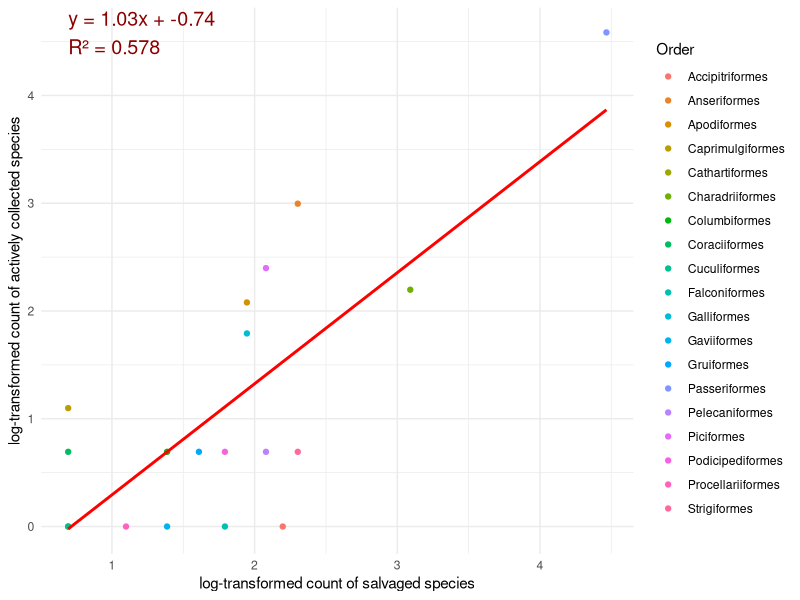
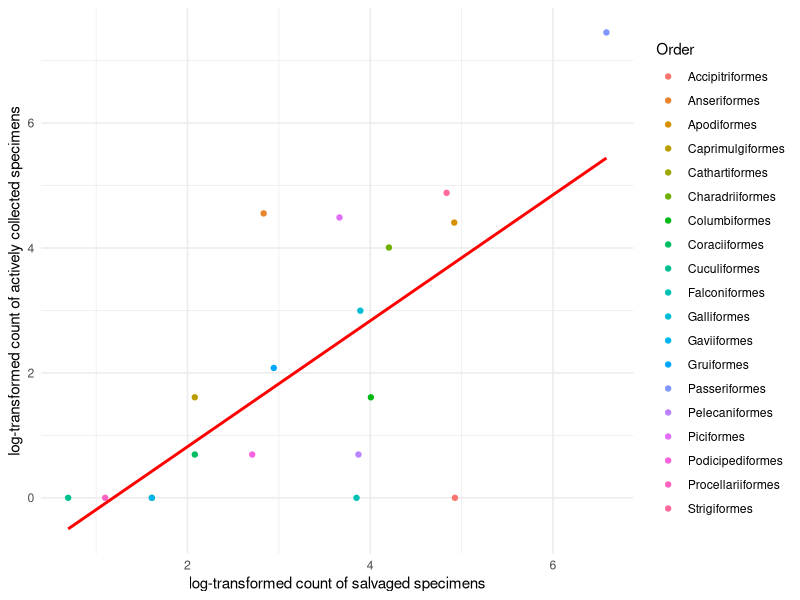

Write R code to recreate these figures, in order.
library(tidyverse)
library(dplyr)
library(ggplot2)

### read in cleaned csv file 
Arctos_all<-read.csv("./Data/Arctos_all.csv")
keeps<-c("coll_method","genus_species")
Arctos_all<-Arctos_all[keeps]

### import NACC species list
NACC <-read.csv("./Data/NACC_list_species.csv")

### select columns to keep in NACC for specimen tally (order, family, species)
keeps<-c("order","family","species")
species_list<-NACC[keeps]

##rename column
colnames(species_list)[3] = "genus_species"

### merge to Arctos_all by genus_species
Arctos_orders <- merge(Arctos_all, species_list, by="genus_species")

## investigate unmatched entries
unmatched <- anti_join(Arctos_all, species_list, by="genus_species")
### get specimen count per order
specimen_count<-Arctos_orders%>% group_by(order, coll_method) %>% 
  summarize(count=n())

##get counts for species by order in NACC
Order_species_count <- NACC %>% 
  filter(!is.na(species)) %>%
  group_by(species) %>% 
  summarise(order = first(order), n = n())

## rename columns
colnames(Order_species_count)[1]<- "genus_species"

## merge NACC Order_species_count with Arctos_all by genus_species
Arctos_order_species <- left_join(Arctos_all, Order_species_count, by = "genus_species")

## select columns to keep
keeps<-c("coll_method", "order","genus_species")
Arctos_order_species<-Arctos_order_species[keeps]

## remove NA's
Arctos_order_species<- Arctos_order_species %>% filter(!is.na(order))

## now count species per order
species_count<- Arctos_order_species %>% 
  filter(!is.na(genus_species)) %>%
  group_by(order, genus_species,coll_method) %>% 
  summarize(count=n())

species_count_per_order<- species_count %>% 
  group_by(order,coll_method) %>% 
  summarize(count=n())
## write to csv
write.csv(specimen_count, "./Data/specimens_per_order_all.csv")
write.csv(species_count_per_order, "./Data/species_per_order_all.csv")

### NOTE: need to remove weird first column if re-importing csv files
#specimen_count[1] <- NULL
#species_count_per_order[1] <- NULL

### build a scatter plot; active vs salvage number of species per order
## pivot table
order_species_wide <- species_count_per_order %>%
  pivot_wider(names_from = coll_method,  # Create new columns from 'Category'
              values_from = count,    # Fill them with 'Value'
              values_fill = 0)

order_specimens_wide <- specimen_count %>%
  pivot_wider(names_from = coll_method,  # Create new columns from 'Category'
              values_from = count,    # Fill them with 'Value'
              values_fill = 0)

## log transform data (very skewed)
order_species_wide$log_active <- log(order_species_wide$active+1)
order_species_wide$log_salvage <- log(order_species_wide$salvage+1)

order_specimens_wide$log_active <- log(order_specimens_wide$active+1)
order_specimens_wide$log_salvage <- log(order_specimens_wide$salvage+1)

## test for correlations
cor.test(order_species_wide$log_active,order_species_wide$log_salvage)#Correlation is negative and significant. There is an inverse correlation between salvage and active specmien counts.
## report effect size, p-value, se
cor.test(order_specimens_wide$log_active,order_specimens_wide$log_salvage)#Correlation is negative and significant. There is an inverse correlation between salvage and active specmien counts.


## set up equations
# Fit linear model
model <- lm(log_active ~ log_salvage, data = order_species_wide)
coeff <- coef(model)  # Extract slope and intercept
r_squared <- summary(model)$r.squared  # R² value

# Create equation text
eq_text <- paste0("y = ", round(coeff[2], 2), "x + ", round(coeff[1], 2), 
                  "\nR² = ", round(r_squared, 3))
## now plot
ggplot(data = order_species_wide, aes(x = log_salvage, y = log_active, color = order)) +
    # Scatterplot with point size
  geom_point() +
  geom_smooth(method = "lm", color = "red", se = FALSE)+
  # Show dots
  #geom_text(
    #label=order_species_wide$order, 
    #nudge_x = 0.1, nudge_y = 0.1, 
    #check_overlap = T, size = 2
 # )+
  annotate("text", x = min(order_species_wide$log_salvage), y = max(order_species_wide$log_active), label = eq_text, hjust = 0, size = 5, color = "darkred")+
  labs( 
       x = "log-transformed count of salvaged species", 
       y = "log-transformed count of actively collected species",
       color = "Order") +  # Legend title
  theme_minimal() 

ggplot(data = order_specimens_wide, aes(x = log_salvage, y = log_active, color = order)) +
  geom_point() +  # Scatterplot with point size
  geom_smooth(method = "lm", color = "red", se = FALSE)+
  #geom_text(
   # label=order_specimens_wide$order, 
    #nudge_x = 0.1, nudge_y = 0.1, 
    #check_overlap = T, size = 2
  #)+
  labs( 
    x = "log-transformed count of salvaged specimens", 
    y = "log-transformed count of actively collected specimens",
    color = "Order") +  # Legend title
  theme_minimal() 



#oord_cartesian(ylim = c(-50, max(log(order_species_wide$active) + 2)))